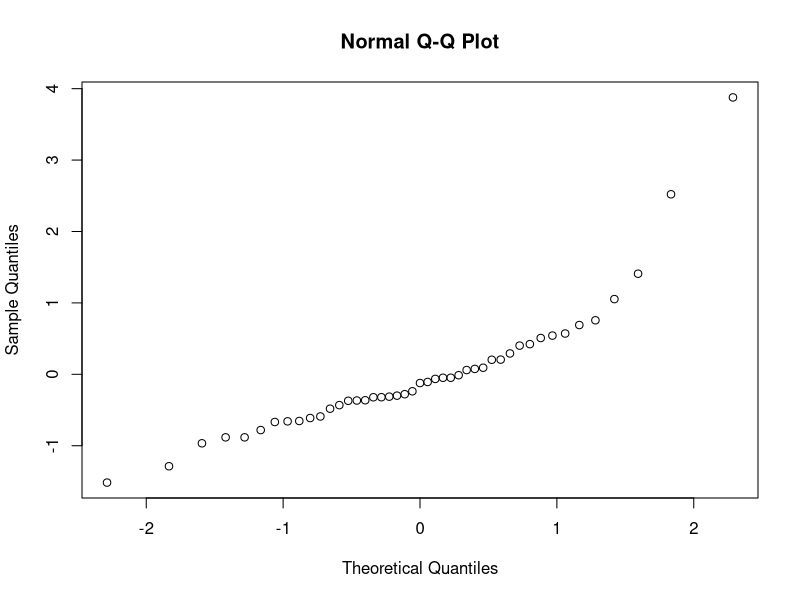
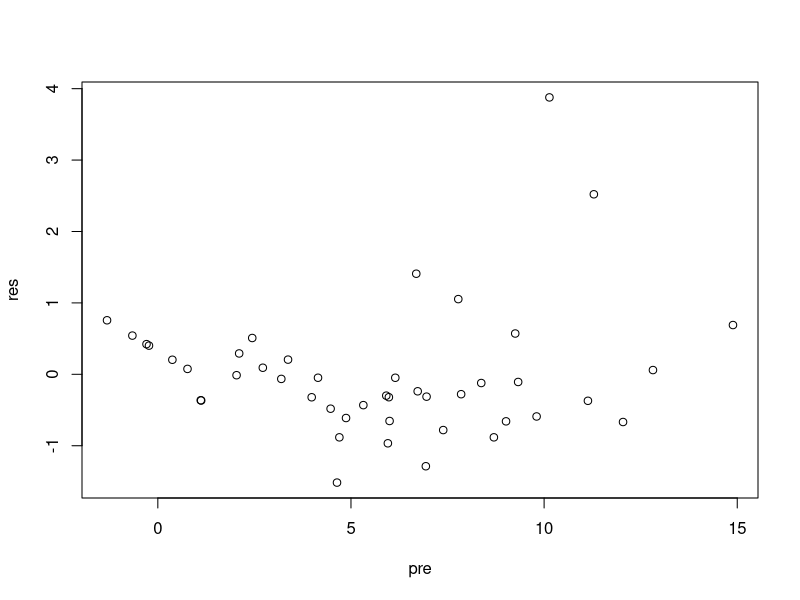
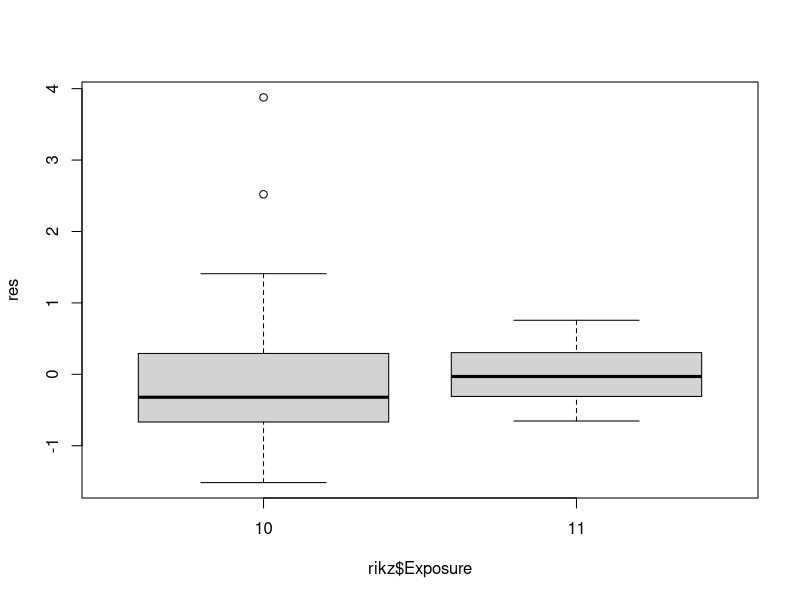
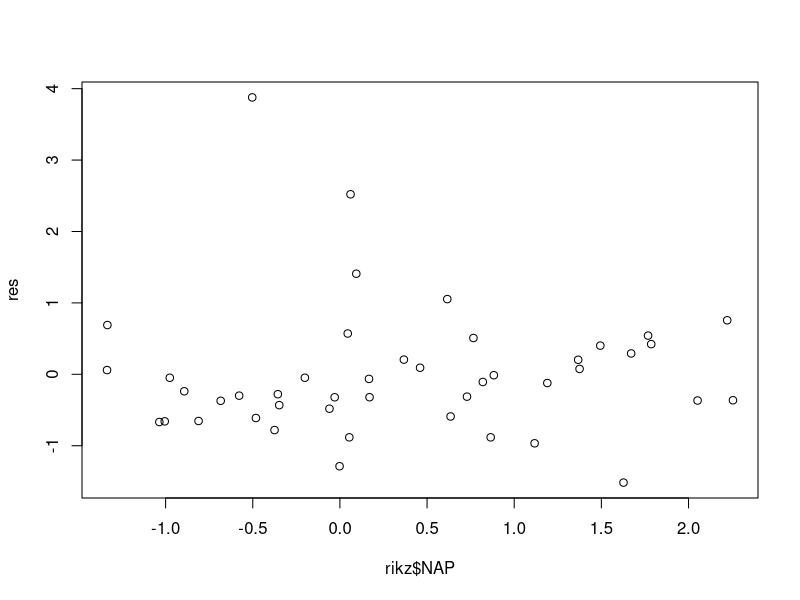
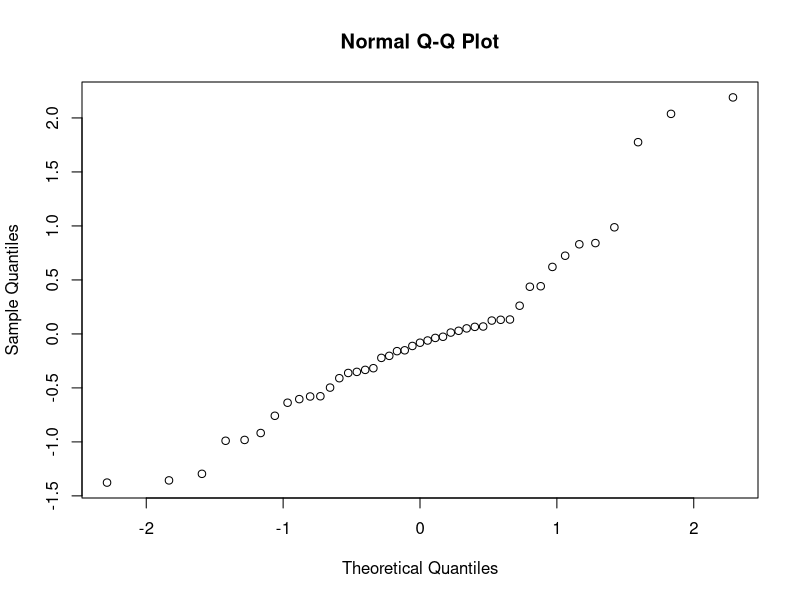
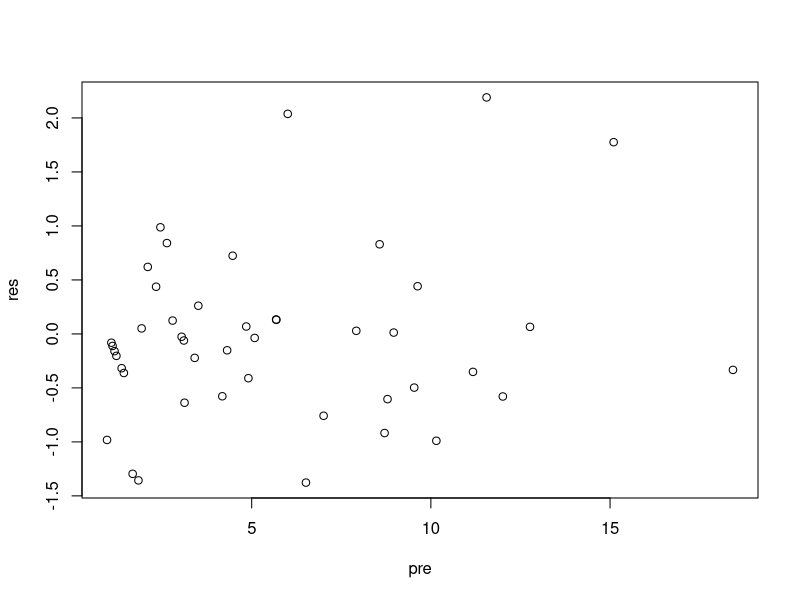
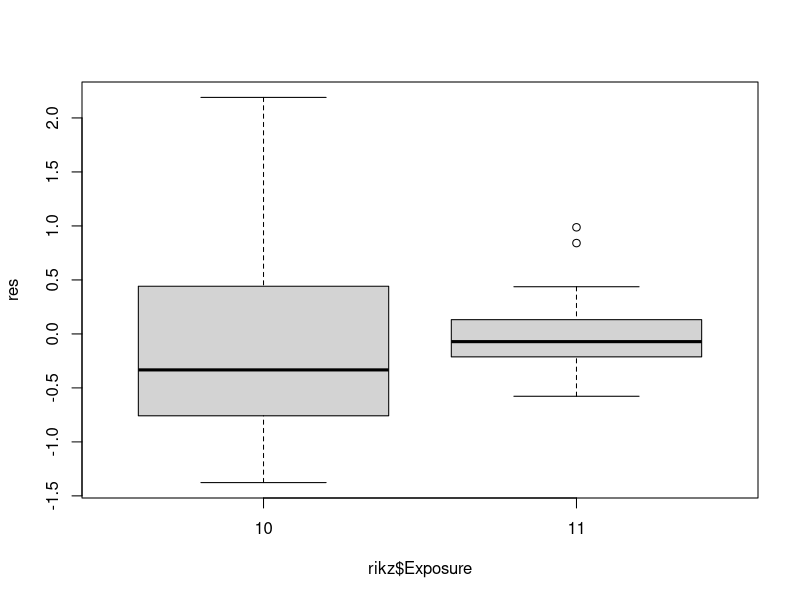
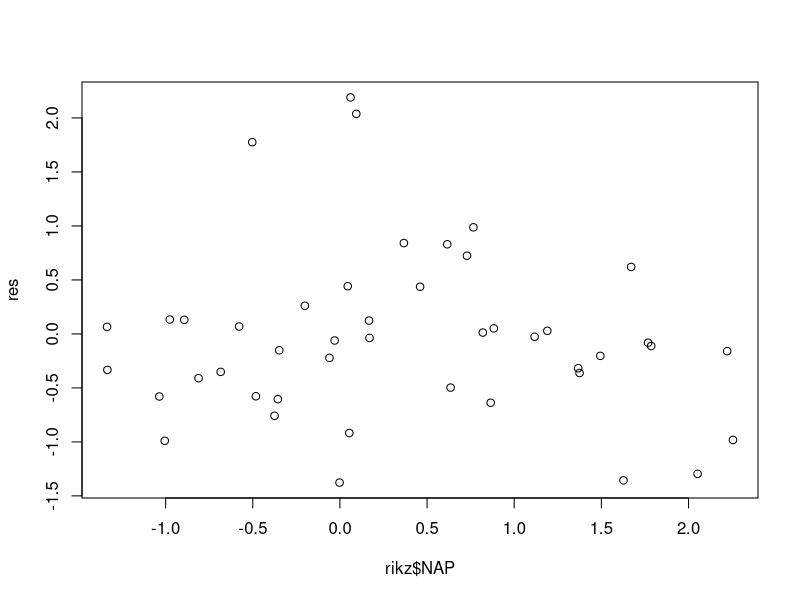

These figures' R source, in order:
# PRÁCTICO 3. Violación de la Independencia. Modelo mixtos.

## Caso 1.
rikz <- read.table("RIKZ.txt", header = TRUE)
# rikz <- read.table(file = file.choose(), header = TRUE)

# Codificar factores
rikz$Beach <- as.factor(rikz$Beach)
rikz$Exposure <- as.factor(rikz$Exposure)

library(nlme)

# 1) Elección de la mejor parte random.
# La parte fija debe ser lo más compleja posible.
# No se estima random para la "pendiente" de Exposure
# porque esta variable no tiene variabilidad dentro de 
# cada playa.

r1 <- lme(Richness ~ NAP*Exposure, random = ~ 1 | Beach, 
          data = rikz, method = "REML")
r2 <- lme(Richness ~ NAP*Exposure, random = ~ 1 + NAP | Beach, 
          data = rikz, method = "REML")
AIC(r1)
AIC(r2)

# 2) Eleccion de la parte fija.
# Conservamos la estrutura random elegida en el paso anterior y 
# Probamos diferentes estructuras fijas.
# Reajustamos el modelo por ML.

f1 <- lme(Richness ~ NAP*Exposure, random = ~ 1 | Beach, 
          data = rikz, method = "ML")
f2 <- lme(Richness ~ NAP+Exposure, random = ~ 1 | Beach, 
          data = rikz, method = "ML")
anova(f1, f2) #se puede usar AIC, BIC o L.ratios test

# 3) Presentamos el modelo (ajustado por REML)
fit <- lme(Richness ~ NAP+Exposure, random = ~ 1 | Beach, 
           data = rikz, method = "REML")
summary(fit)

# 4) Diagnósticos gráficos.
res <- resid(fit, type = "normalized")
pre <- fitted(fit)

qqnorm(res)

plot(pre, res)

# Puede examinarse la relación entre los residuos y las variables x

plot(res ~ rikz$Exposure)
plot(res ~ rikz$NAP)


## Caso 2.

rikz <- read.table("RIKZ.txt", header = TRUE)
# rikz <- read.table(file = file.choose(), header = TRUE)

# Codificar factores
rikz$Beach <- as.factor(rikz$Beach)
rikz$Exposure <- as.factor(rikz$Exposure)

library(lme4)

# 1) Elección de la mejor parte random.
# La parte fija debe ser lo más compleja posible.
# REML es dificil de definir en GLMM.

r1 <- glmer(Richness ~ NAP*Exposure + (1|Beach), 
            data = rikz, family = poisson)
r2 <- glmer(Richness ~ NAP*Exposure + (NAP|Beach), 
            data = rikz, family = poisson)
AIC(r1)
AIC(r2)

# 2) Eleccion de la parte fija.
# Conservamos la estrutura random elegida en el paso anterior y 
# Probamos diferentes estructuras fijas.

f1 <- glmer(Richness ~ NAP*Exposure + (NAP|Beach) + (0+NAP|Beach), 
          data = rikz, family=poisson)
f2 <- glmer(Richness ~ NAP+Exposure + (NAP|Beach) + (0+NAP|Beach), 
          data = rikz, family=poisson)
anova(f1, f2) #se puede usar AIC, BIC o L.ratios test

# 3) Presentamos el modelo.
fit <- glmer(Richness ~ NAP+Exposure + (NAP|Beach) + (0+NAP|Beach), 
          data = rikz, family=poisson)
summary(fit)

# 4) Diagnósticos gráficos.
res <- resid(fit, type = "pearson")
pre <- fitted(fit)

qqnorm(res)
plot(pre, res)

# Puede examinarse la relación entre los residuos y las variables x
plot(res ~ rikz$Exposure)
plot(res ~ rikz$NAP)

# 5) Cómo puedo probar (o ajustar) un modelo sobredisperso?
# (ejemplo)
library(MASS)
qfit <- glmmPQL(Richness ~ NAP+Exposure, random = ~NAP|Beach, 
                data = rikz, family=poisson)
summary(qfit)

# Observar: ¿cambian las significancias de los test t entre los 
# modelos ajustados con glmer y glmmPQL?

### END ###

